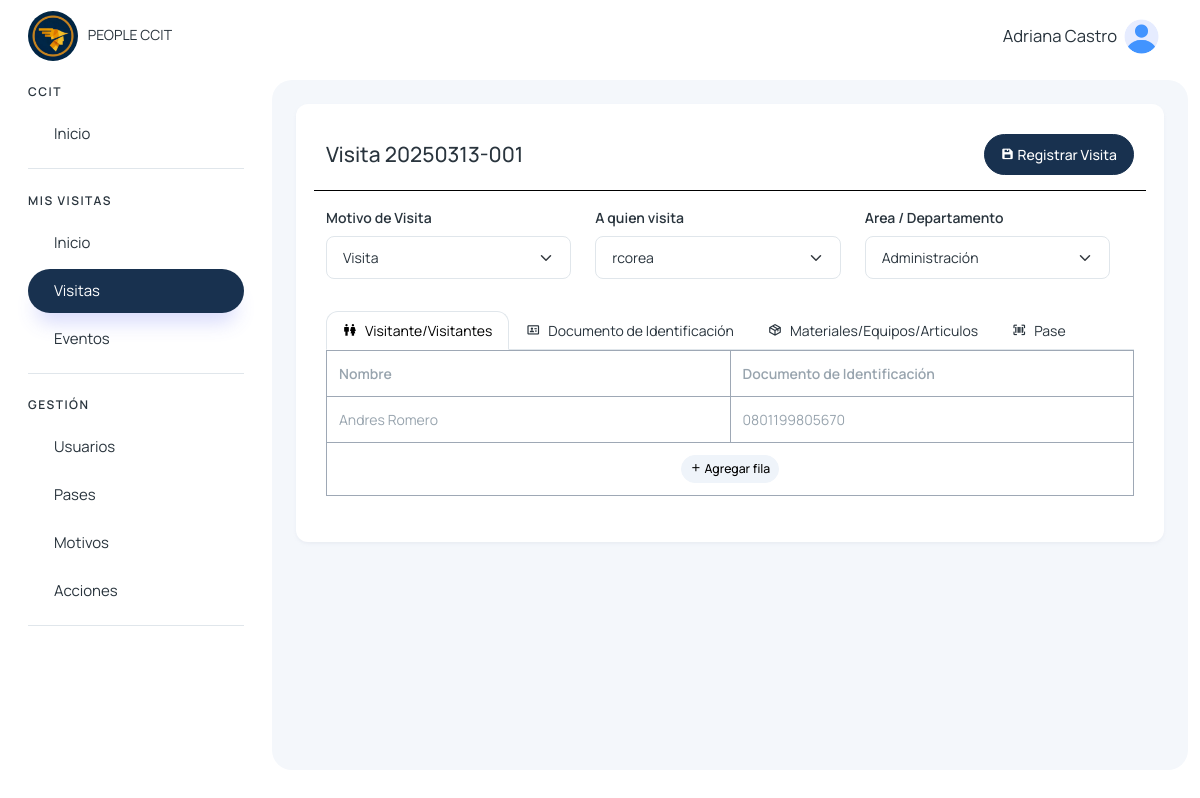
/nueva-visita-agendada/1 (signed in), run on the app's committed database.
### visitantes/models.py (models this page shows, shortened)
class Visita(models.Model):
    cod_visita = models.CharField(max_length=50, unique=True)
    visitante = models.CharField(max_length=500)
    motivo = models.TextField()
    accion = models.TextField(null=True, blank=True)
    tipo = models.TextField()
    agendado_presente = models.CharField(max_length=500, null=True, blank=True)
    estado_visitante = models.CharField(max_length=500, null=True, blank=True)
    area_departamento = models.CharField(max_length=255)
    fecha_visita = models.DateField()
    hora_ingreso = models.TimeField()
    hora_salida = models.TimeField(null=True, blank=True)
    persona_visitada = models.ForeignKey(User, on_delete=models.CASCADE, related_name='visitas_recibidas')
    usuario_registro = models.ForeignKey(User, on_delete=models.CASCADE, related_name='visitas_registradas')
    num_pase = models.CharField(max_length=50, null=True, blank=True)
    foto_documento_identificacion = models.ImageField(upload_to='visitantes/', blank=True, null=True)
    created_at = models.DateTimeField(auto_now_add=True)
    updated_at = models.DateTimeField(auto_now=True)

class VisitanesVisita(models.Model):
    cod_visita = models.CharField(max_length=50)
    nombre = models.CharField(max_length=255)
    documento_identificacion = models.CharField(max_length=50)
    created_at = models.DateTimeField(auto_now_add=True)
    updated_at = models.DateTimeField(auto_now=True)

### colaboradores/views.py (the view)
# urls.py: path('nueva-visita-agendada/<int:id>', views.nueva_visita_agendada, name='nueva-visita-agendada'),
@login_required
def nueva_visita_agendada(request,id):
    visita = Visita.objects.get(id=id)
    visitantes_visita = VisitanesVisita.objects.filter(cod_visita=visita.cod_visita)
    motivos = MotivoVisita.objects.filter(estado='activo')
    acciones = AccionVisita.objects.filter(estado='activo')
    colaboradores = Colaborador.objects.filter(estado='activo')
    areasdeptos = AreaDepto.objects.filter(estado='activo')
    pases = PaseAcceso.objects.filter(Q(estado='activo') & Q(estado_pase='Disponible'))
    return render(request, 'visitantes/colaborador/nueva-visita-agendada.html', {
        'motivos': motivos,
        'acciones': acciones,
        'colaboradores': colaboradores,
        'areasdeptos': areasdeptos,
        'pases': pases,
        'visita': visita,
        'visitantes_visita': visitantes_visita,
    })

### usuarios/templatetags/menu_tags.py (called while the page is built)
@register.simple_tag(takes_context=True)
def active(context, *url_names):
    request = context.get('request')
    if not request:
        return ''
    current_url = request.resolver_match.url_name
    if current_url in url_names:
        return 'active'
    return ''

### visitantes/context_processors.py (called while the page is built)
def grupos_usuario(request):
    if request.user.is_authenticated:
        grupos = request.user.groups.all()
        usuarios = User.objects.filter(is_active=True)  # Solo usuarios activos
    else:
        grupos = []
        usuarios = []
    return {
        'user_grupos': grupos,
        'users': usuarios,
    }

### templates/visitantes/colaborador/nueva-visita-agendada.html (shortened to what this page needs)
{% extends 'layout/layout.html' %}
{% block content %}
{% load static %}
<div>
    <div class="mb-3 row d-flex" style="border-bottom: 1px solid #000; padding-bottom: 15px;">
        <div class="col" style="display: flex; flex-direction: column; justify-content: flex-end;">
            <h4>Visita {{visita.cod_visita}}</h4>
        </div>
        <div class="col d-flex justify-content-end align-items-center">
            <button type="submit" form="formNewVisita" class="btn btn-primary col-auto">
                <i class='bx bxs-save'></i> Registrar Visita
            </button>
        </div>
    </div>
    <form id="formNewVisita" method="post" action="{% url 'guardar_visita_agendada' %}" enctype="multipart/form-data">
        <div class="mb-3 row">
            <div class="mb-3 row">
                <div class="col-12 col-md-4">
                    <label class="form-label">Motivo de Visita</label>
                    <select class="form-select" name="motivo">
                        <option value="{{ visita.motivo }}" selected>{{ visita.motivo }}</option>
                    </select>
                </div>
                <div class="col-12 col-md-4">
                    <label class="form-label">A quien visita</label>
                    <select class="form-select" name="persona_visitada">
                        <option value="{{ visita.persona_visitada }}" selected>{{ visita.persona_visitada }}</option>
                    </select>
                </div>
                <div class="col-12 col-md-4">
                    <label class="form-label">Area / Departamento</label>
                    <select class="form-select" name="area_departamento">
                        <option value="{{ visita.area_departamento }}" selected>{{ visita.area_departamento }}</option>
                    </select>
                </div>
            </div>
        </div>
        <ul class="nav nav-tabs" role="tablist">
            <li class="nav-item">
                <a class="nav-link d-flex active" data-bs-toggle="tab" href="#v_agendada" role="tab">
                    <span><i class='bx bx-male-female'></i></span>
                    <span class="d-none d-md-block ms-2">Visitante/Visitantes</span>
                </a>
            </li>
            <li class="nav-item">
                <a class="nav-link d-flex" data-bs-toggle="tab" href="#v_dentro" role="tab">
                    <span><i class='bx bx-id-card'></i></span>
                    <span class="d-none d-md-block ms-2">Documento de Identificación</span>
                </a>
            </li>
            <li class="nav-item">
                <a class="nav-link d-flex" data-bs-toggle="tab" href="#eventos_capacitaciones" role="tab">
                    <span><i class='bx bx-package'></i></span>
                    <span class="d-none d-md-block ms-2">Materiales/Equipos/Articulos</span>
                </a>
            </li>
            <li class="nav-item">
                <a class="nav-link d-flex" data-bs-toggle="tab" href="#lista_negra" role="tab">
                    <span><i class='bx bx-barcode-reader'></i></span>
                    <span class="d-none d-md-block ms-2">Pase</span>
                </a>
            </li>
        </ul>
        <div class="tab-content">
            <div class="tab-pane active" id="v_agendada" role="tabpanel">
                <table class="table table-bordered table-hover table-sm" id="tabla-asistencia">
                    <thead class="thead-dark">
                        <tr>
                            <th>Nombre</th>
                            <th>Documento de Identificación</th>
                        </tr>
                    </thead>
                    <tbody id="tabla-asistencia-body">
                        {% if visitantes_visita %}
                            {% for visitante in visitantes_visita %}
                                <tr data-visitante-id="{{ visitante.id }}">
                                    <td contenteditable="true" class="nuevo-nombre col-6" placeholder="Nombre...">{{ visitante.nombre }}</td>
                                    <td contenteditable="true" class="nuevo-documento col-6" placeholder="Documento...">{{ visitante.documento_identificacion }}</td>
                                </tr>
                            {% endfor %}
                        {% else %}
                            <tr>
                                <td contenteditable="true" class="nuevo-nombre col-6" placeholder="Nombre..."></td>
                                <td contenteditable="true" class="nuevo-documento col-6" placeholder="Documento..."></td>
                            </tr>
                        {% endif %}
                    </tbody>
                    <tfoot>
                        <tr>
                            <td colspan="2" class="text-center">
                                <button id="btn-agregar-fila" class="btn btn-light btn-sm">
                                    <i class='bx bx-plus'></i> Agregar fila
                                </button>
                            </td>
                        </tr>
                    </tfoot>
                </table>
            </div>
        </div>
    </form>
</div>
{% endblock %}

### templates/layout/layout.html (shortened to what this page needs)
{% load static %}
{% load menu_tags %}
<!DOCTYPE html>
<html lang="en">
<head>
    <link href='https://unpkg.com/boxicons@2.1.4/css/boxicons.min.css' rel='stylesheet'>
    <link href="https://unpkg.com/aos@2.3.1/dist/aos.css" rel="stylesheet">
    <link rel="stylesheet" href="https://cdn.jsdelivr.net/npm/sweetalert2@11.4.4/dist/sweetalert2.min.css">
    <link rel="stylesheet" href="{% static '/assets/css/styles.min.css' %}" />
</head>
<body>
  <div class="page-wrapper" id="main-wrapper" data-layout="vertical" data-navbarbg="skin6" data-sidebartype="full"
  data-sidebar-position="fixed" data-header-position="fixed">
    <aside class="left-sidebar">
        <div>
            <div class="brand-logo d-flex align-items-center justify-content-between">
                <a href="{% url 'home' %}" class="text-nowrap logo-img">
                    <img class="rounded-circle" width="50" src="{% static '/img/logo.png' %}" alt="logo" style="margin-right: 7px" />
                    PEOPLE CCIT
                </a>
            </div>
            <nav class="sidebar-nav scroll-sidebar" data-simplebar="">
                <ul id="sidebarnav">
                    <li class="nav-small-cap">
                        <span class="hide-menu">CCIT</span>
                    </li>
                    <li class="sidebar-item">
                        <a class="sidebar-link" href="{% url 'home' %}" aria-expanded="false">
                            <span class="hide-menu">Inicio</span>
                        </a>
                    </li>
                    {% for grupo in user_grupos %}
                        {% if grupo.name == "visitas_colaborador_group" or grupo.name == 'visitas_it_group' or grupo.name == "super_admin" %}
                            <li class="nav-small-cap">
                                <span class="hide-menu">MIS VISITAS</span>
                            </li>
                            <li class="sidebar-item">
                                <a class="sidebar-link {% active 'colaboradores_home' 'buscar_inicio_colaborador' %}" href="{% url 'colaboradores_home' %}" aria-expanded="false">
                                    <span class="hide-menu">Inicio</span>
                                </a>
                            </li>
                            <li class="sidebar-item">
                                <a class="sidebar-link {% active 'visitas_colaborador' 'buscar_visitas_colaborador' 'colaboradores-nueva-visita' 'salida_mea_visita' 'detalle_visita_agendada' 'detalle_visita_dentro' 'nueva-visita-agendada' 'editar_visita_agendada' %}" href="{% url 'visitas_colaborador' %}" aria-expanded="false">
                                    <span class="hide-menu">Visitas</span>
                                </a>
                            </li>
                            <li class="sidebar-item">
                                <a class="sidebar-link {% active 'eventos_capacitaciones_colaborador' 'buscar_eventos_colaborador' 'nuevo_evento' 'actualizar_participante' 'detalles_evento_visitas' 'detalles_evento' %}" href="{% url 'eventos_capacitaciones_colaborador' %}" aria-expanded="false">
                                    <span class="hide-menu">Eventos</span>
                                </a>
                            </li>
                        {% endif %}
                    {% endfor %}
                    {% for grupo in user_grupos %}
                        {% if grupo.name == "visitas_it_group" or grupo.name == "super_admin" %}
                            <li class="nav-small-cap">
                                <span class="hide-menu">GESTIÓN</span>
                            </li>
                            <li class="sidebar-item">
                                <a class="sidebar-link {% active 'user_list' 'buscar_user' 'edit_user' 'delete_user' 'reset_user_password' 'create_user' 'cambiar_estado_usuario' 'reset_password' 'change_password_reset' %}" href="{% url 'user_list' %}" aria-expanded="false">
                                    <span class="hide-menu">Usuarios</span>
                                </a>
                            </li>
                            <li class="sidebar-item">
                                <a class="sidebar-link {% active 'pases' 'buscar_pase' 'crear_pase' 'editar_pase' %}" href="{% url 'pases' %}" aria-expanded="false">
                                    <span class="hide-menu">Pases</span>
                                </a>
                            </li>
                            <li class="sidebar-item">
                                <a class="sidebar-link {% active 'motivos' %}" href="{% url 'motivos' %}" aria-expanded="false">
                                    <span class="hide-menu">Motivos</span>
                                </a>
                            </li>
                            <li class="sidebar-item">
                                <a class="sidebar-link {% active 'acciones' %}" href="{% url 'acciones' %}" aria-expanded="false">
                                    <span class="hide-menu">Acciones</span>
                                </a>
                            </li>
                        {% endif %}
                    {% endfor %}
                </ul>
            </nav>
        </div>
    </aside>
  <div class="body-wrapper">
    <header class="app-header">
        <nav class="navbar navbar-expand-lg navbar-light">
            <div class="navbar-collapse justify-content-end px-0" id="navbarNav">
                <ul class="navbar-nav flex-row ms-auto align-items-center justify-content-end">
                    <li class="nav-item dropdown">
                        <a class="nav-link " href="javascript:void(0)" id="drop2" data-bs-toggle="dropdown"
                            aria-expanded="false">
                            <small style="font-size: smaller; margin-right: 7px;">
                                {{request.user.first_name}} {{request.user.last_name}}
                            </small>
                            <img src="{% static '/img/home/user.png' %}" alt="" width="35" height="35" class="rounded-circle">
                        </a>
                    </li>
                </ul>
            </div>
        </nav>
    </header>
            <div class="body-wrapper-inner">
                <div class="container-fluid">
                    <div class="card">
                        <div class="card-body">
                            {% block content %} {% endblock %}
                        </div>
                    </div>
                </div>
            </div>
        </div>
    </div>
</body>
</html>

### templates/layout/layout.html (style rules this page uses)
tr { border-color: #18314f6b; }
.btn { border-radius: 25px; }
.sidebar-nav ul .sidebar-item.selected>.sidebar-link.active, .sidebar-nav ul .sidebar-item.selected>.sidebar-link, .sidebar-nav ul .sidebar-item>.sidebar-link.active { border-radius: 25px; }
.body-wrapper .container-fluid { max-width: 1500px; }

### data on the page
Visita: cod_visita "20250313-001", motivo "Visita", persona_visitada "rcorea", area_departamento "Administración"
VisitanesVisita: nombre "Andres Romero", documento_identificacion "0801199805670"

### other printed values
{{ request.user.first_name }} "Adriana"
{{ request.user.last_name }} "Castro"
